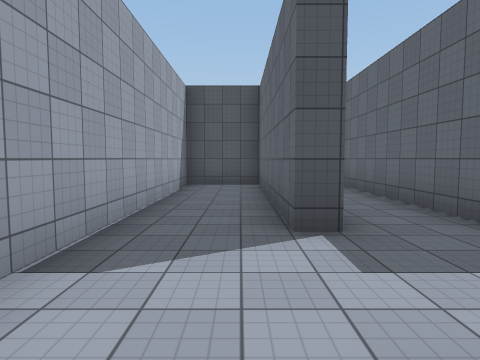
view 1 (above)

24 first-person views from a walk through a scene from a Unity 3-D project. The camera is 1.5 m above the floor, tilts 4° down and sees 75° across. The floor is counted in squares, 2 m on a side. Each view is taken from the middle of a square. On the plan, view 1 faces up. The plan holds only what a view shows up to about 10 squares ahead; the rest is blank. The place goes on beyond the plan. The player is left out. Surface patterns are stand-ins for the level's own textures.

view 2
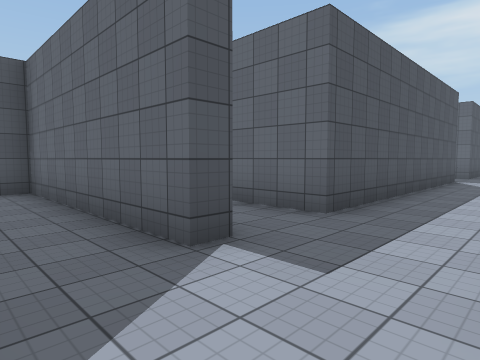

view 3
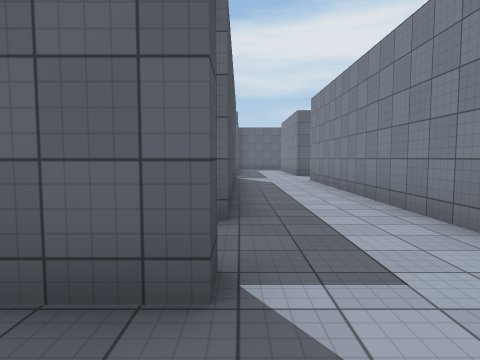

view 4
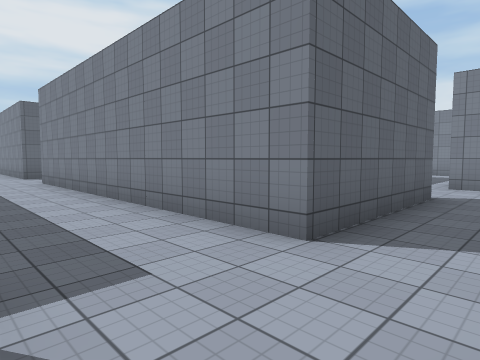

view 5
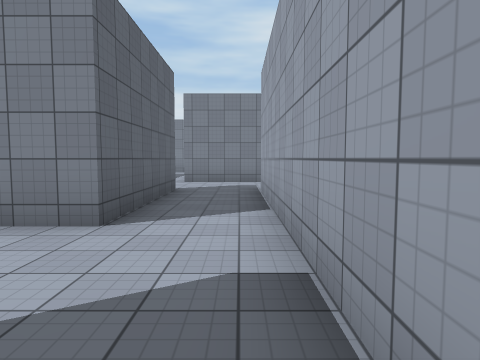

view 6
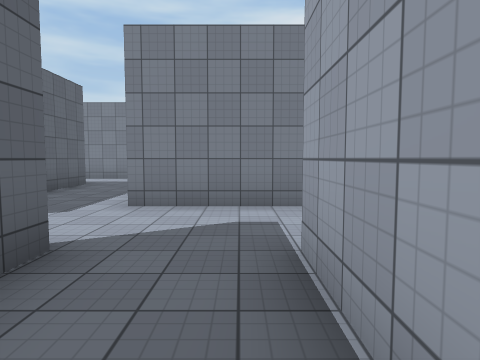

view 7
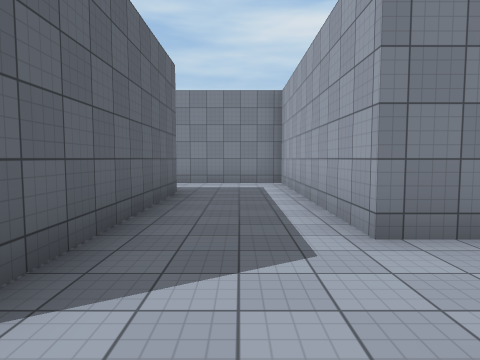

view 8
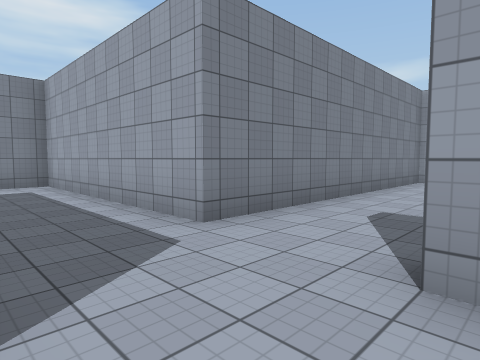

view 9
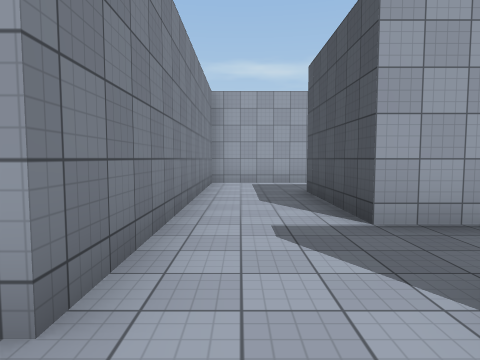

view 10
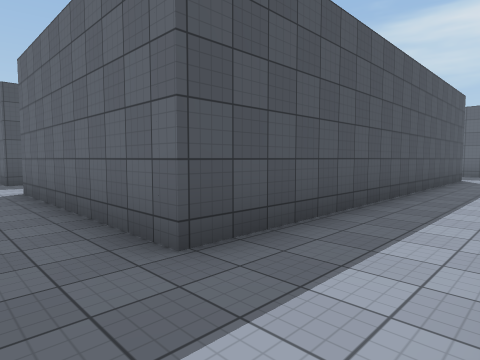

view 11
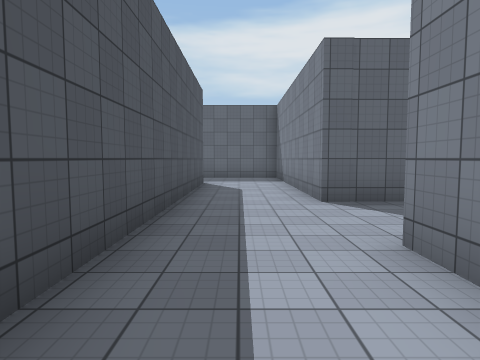

view 12
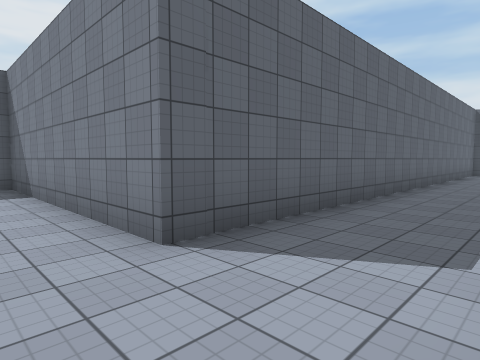

view 13
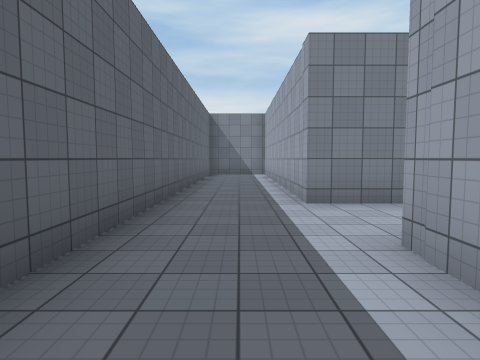

view 14
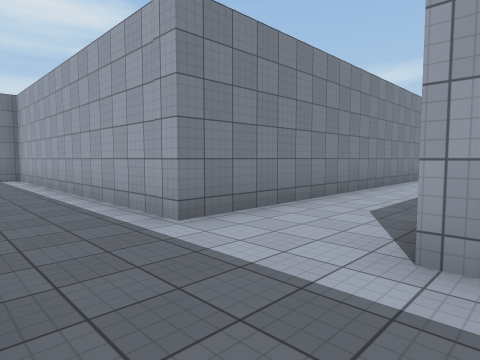

view 15
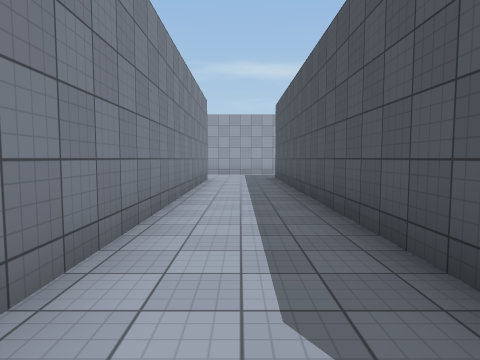

view 16
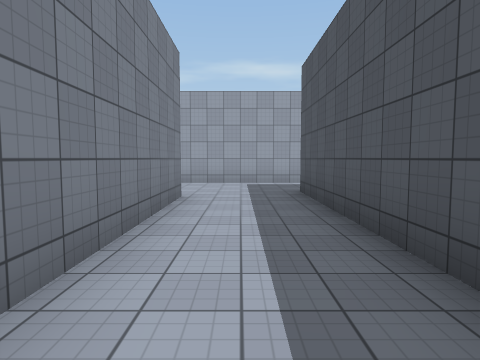

view 17
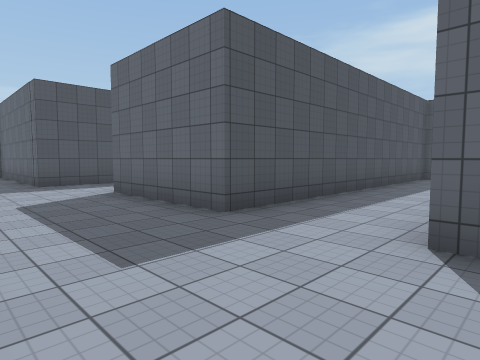

view 18
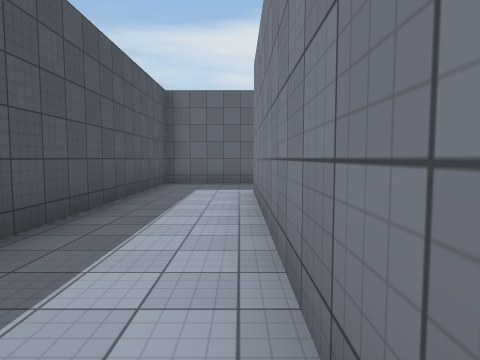

view 19
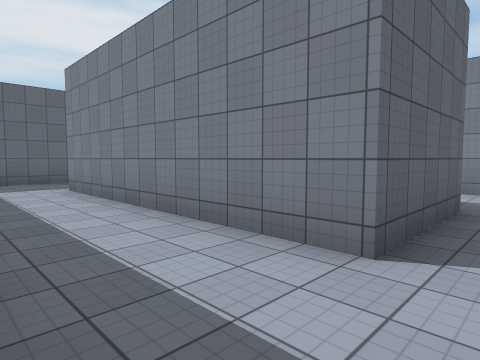

view 20
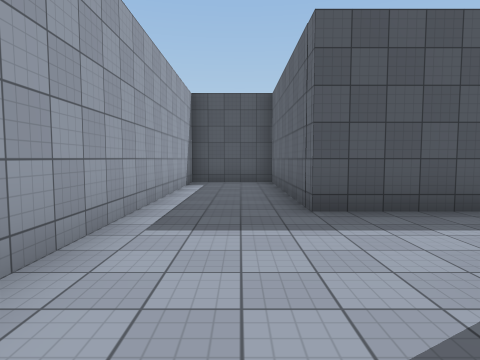

view 21
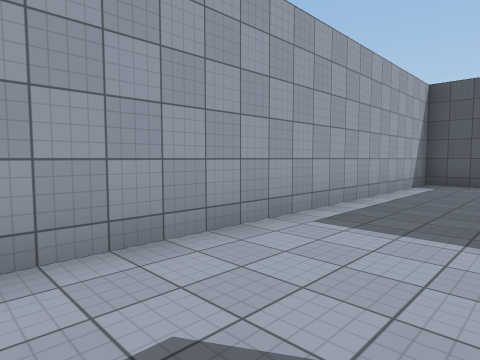

view 22
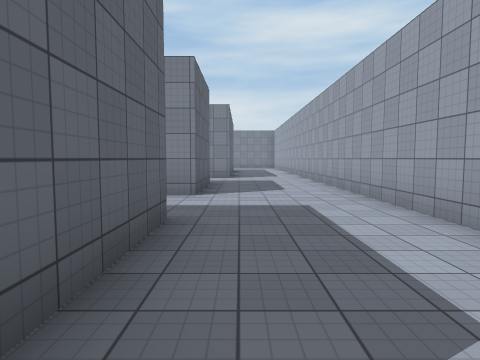

view 23
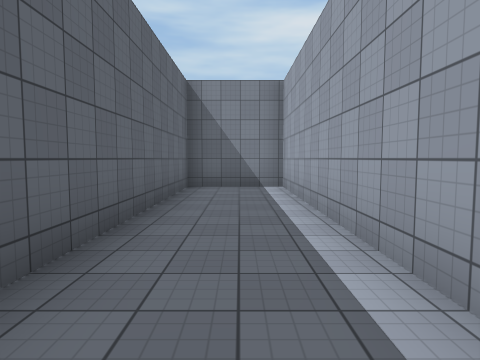

view 24
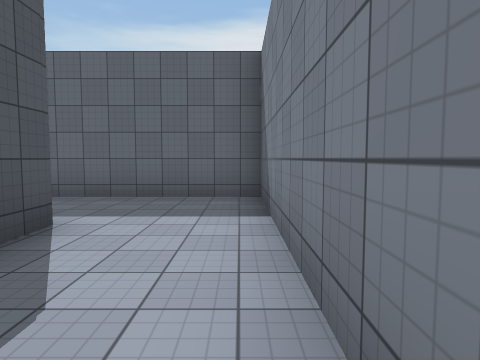

### Floor plan
Points are (right, up) in squares from view 1. A wall is a line through its corners. A room is listed if a view was taken in it or the views show most of it. See-through windows are left out.
Room 1 (views 1, 2, 3, 4, 5, 6, 7, 8, 9, 10, 11, 12)
walls: (3.9, -1.7) (3.4, -1.7) (3.4, -0.9); (1.1, 3.1) (0.5, 3.1) (0.5, 8.8) (-1.5, 8.8) (-1.5, -3.5) (-5, -3.5); (10.8, 3.1) (2.8, 3.1) (2.8, 8.5); (0.5, -3.5) (0.5, 0.6) (9.8, 0.6); (8.6, -9.9) (3.4, -9.9) (3.4, -4.1); (-7.5, -2.9) (-7.5, -5.8) (0.7, -5.8) (0.7, -12.4) (4, -12.4); (6.8, -12.4) (7.8, -12.4)
ways out: opening at (8.5, -11.5) to room 2
Room 2 (views 13, 14, 15, 16, 17, 18, 19, 20, 21, 22, 23, 24)
walls: (5.4, -15.6) (-5, -15.6) (-5, -10.2) (-7.5, -10.2) (-7.5, -28); (7.6, -14.6) (7.6, -15.8); (5.4, -25.1) (5.4, -21.8) (-4.1, -21.8) (-4.1, -18.1) (7.9, -18.1) (7.9, -27.2) (10.4, -27.2) (10.4, -12.4) (17, -12.4) (17, -8.3); (-4.1, -27.4) (-4.1, -24.3) (3, -24.3); (14.5, -9.9) (8.6, -9.9)
ways out: opening at (8.5, -11.5) to room 1

Positions as (right, up) in squares from view 1, and headings:
1: (0, 0), facing up
2: (-1, 1), facing up-right
3: (-1, 3), facing right
4: (-1, 3), facing down-right
5: (-1, 4), facing down
6: (-1, -1), facing down
7: (2, -3), facing down
8: (3, -3), facing down-left
9: (2, -5), facing left
10: (2, -12), facing up-right
11: (5, -11), facing right
12: (8, -11), facing down-right
13: (9, -13), facing down
14: (10, -15), facing down-left
15: (7, -17), facing left
16: (2, -17), facing left
17: (-7, -25), facing up-right
18: (-4, -24), facing right
19: (-5, -22), facing down-right
20: (-6, -20), facing up
21: (-5, -20), facing up-left
22: (-5, -18), facing down
23: (9, -19), facing down
24: (11, -12), facing right
